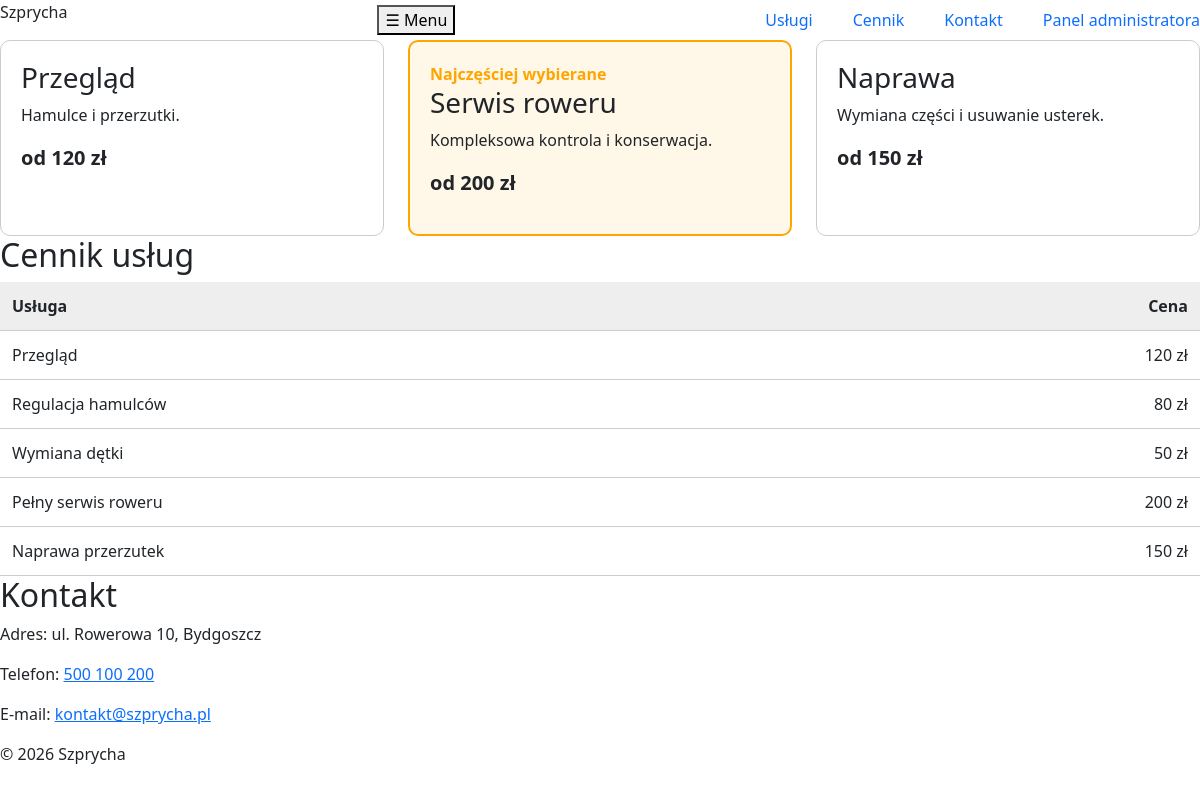
Before: / with the older database file.
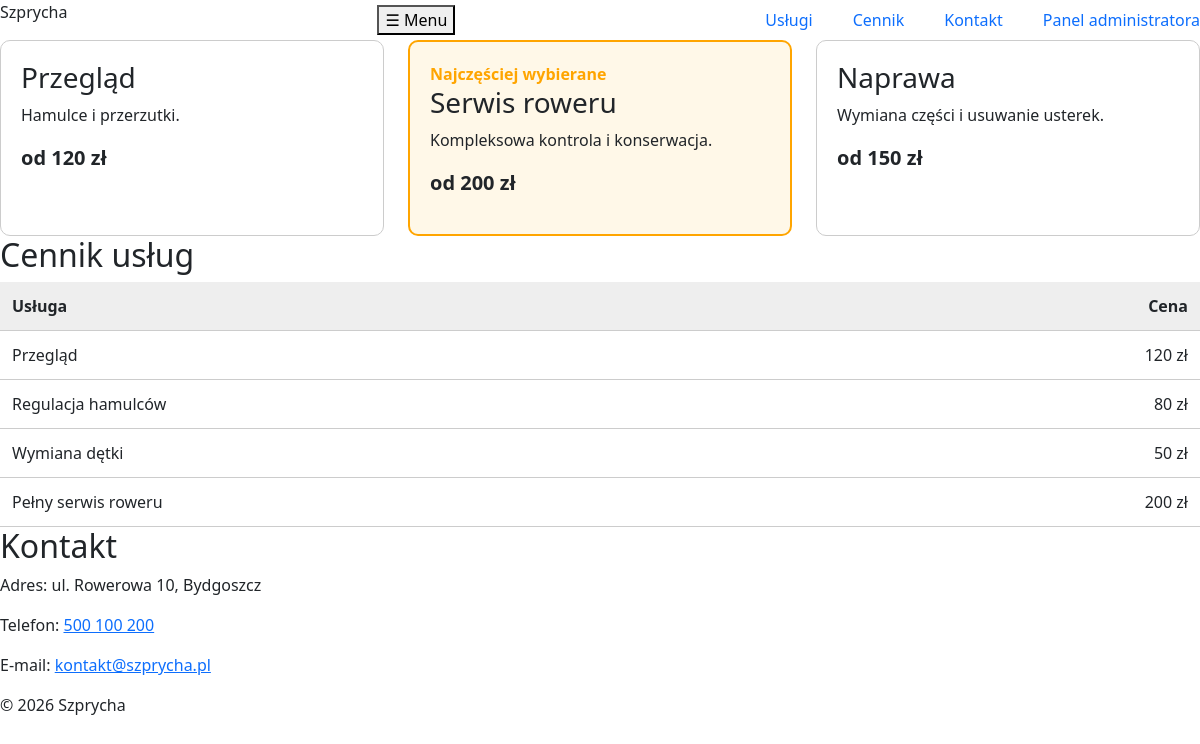
After: the same page with the newer database file.
### tables this page shows
CREATE TABLE uslugi (
    id INTEGER PRIMARY KEY AUTOINCREMENT,
    nazwa TEXT NOT NULL,
    cena REAL NOT NULL
);

### index.php (the view, shortened to what this page needs)
<?php
require_once __DIR__ . '/baza.php';
$firma = 'Szprycha';
$rok = date('Y');
$z = $pdo->query('SELECT * FROM uslugi ORDER BY id');
$uslugi = $z->fetchAll();
?>
<!DOCTYPE html>
<html lang="pl">
<head>
    <link href="https://cdn.jsdelivr.net/npm/bootstrap@5.3.3/dist/css/bootstrap.min.css" rel="stylesheet">
<link rel="stylesheet" href="style.css">
</head>
<body>
<header class="site-header">
    <p class="logo">Szprycha</p>
    <button class="menu-toggle" aria-expanded="false">
        ☰ Menu</button>
    <nav class="menu">
        <a href="#uslugi">Usługi</a>
        <a href="#cennik">Cennik</a>
        <a href="#kontakt">Kontakt</a>
        <a href="login.php">Panel administratora</a>
    </nav>
</header>
<main>
<div class="cards">
    <article class="card">
        <h3>Przegląd</h3>
        <p>Hamulce i przerzutki.</p>
        <p class="card__price">od 120 zł</p>
    </article>
    <article class="card card--highlight">
        <span>Najczęściej wybierane</span>
        <h3>Serwis roweru</h3>
        <p>Kompleksowa kontrola i konserwacja.</p>
        <p class="card__price">od 200 zł</p>
    </article>
    <article class="card">
        <h3>Naprawa</h3>
        <p>Wymiana części i usuwanie usterek.</p>
        <p class="card__price">od 150 zł</p>
    </article>
</div>
<section class="cennik">
    <h2>Cennik usług</h2>
    <table class="price-table">
        <thead>
            <tr>
                <th>Usługa</th>
                <th class="num">Cena</th>
            </tr>
        </thead>
        <tbody>
              <?php foreach ($uslugi as $usluga): ?>
        <tr>
            <td><?= htmlspecialchars($usluga['nazwa']) ?></td>
            <td class="num">
                <?= htmlspecialchars((string)$usluga['cena']) ?> zł
            </td>
        </tr>
    <?php endforeach; ?>
        </tbody>
    </table>
</section>
</main>
<footer id="kontakt">
<h2>Kontakt</h2>
    <p>Adres: ul. Rowerowa 10, Bydgoszcz</p>
    <p>
        Telefon:
        <a href="tel:+48500100200">500 100 200</a>
    </p>
    <p>
        E-mail:
        <a href="mailto:kontakt@szprycha.pl">
            kontakt@szprycha.pl
        </a>
    </p>
<p>&copy; <?= $rok ?> <?= $firma ?></p>
</footer>
</body>
</html>

### style.css (style rules this page uses)
.site-header { display: flex; justify-content: space-between; align-items: center; }
.menu { display: flex; gap: 40px; }
.menu a { text-decoration: none; }
.cards { display: flex; flex-wrap: wrap; gap: 24px; }
.card { flex: 1 1 260px; padding: 20px; border: 1px solid #ccc; border-radius: 10px; }
.card--highlight { border: 2px solid orange; background-color: #fff8e8; }
.card__price { font-weight: bold; font-size: 20px; }
.card span { color: orange; font-weight: bold; }
.price-table { width: 100%; border-collapse: collapse; }
.price-table th, .price-table td { padding: 12px; border-bottom: 1px solid #ccc; text-align: left; }
.price-table .num { text-align: right; }
.price-table thead { background-color: #eee; }

Changed rows visible on the page:
removed uslugi: nazwa "Naprawa przerzutek", cena "150"
